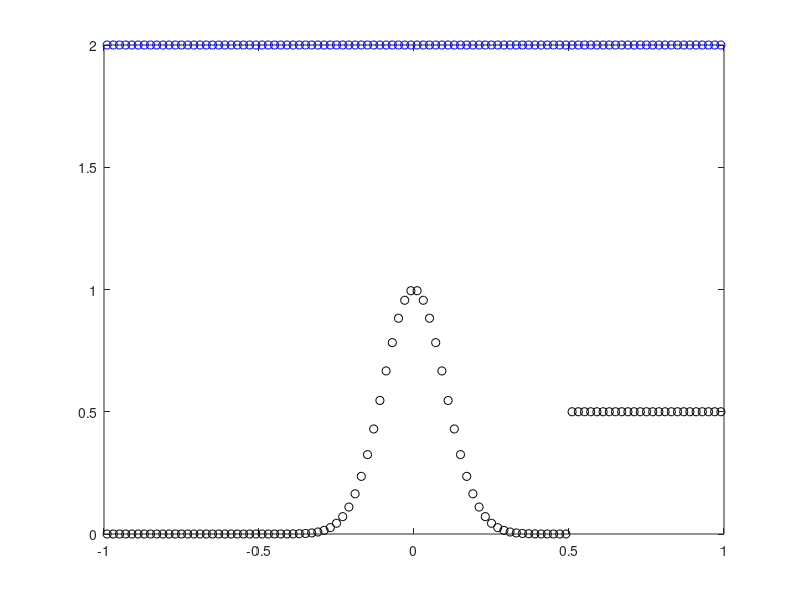

Here is the MATLAB script that generated this plot: (Note: this script raises an error after producing the figure.)
% Code to solve Shallow water equations with variable bottom
% using FV methods with Rusanov scheme
%**************************************************************************
close all
clear all
clc
global g

%% Define model parameters
g = 9.81;           % Gravity
Ks = 26;            % Strickler coefficient

%% Define computational domain and compute grid
xL = -1;            % Left boundary
xR = 1;             % Right boundary
IMAX = 100;         % Number of cells
dx = (xR-xL)/IMAX;  % Mesh spacing
x = linspace(xL+dx/2,xR-dx/2,IMAX); % Cell baricentres

%% Time
time = 0;           % Initial time
tend = 10;          % End time
CFL = 0.9;          %Courant number
NMAX = 1000;        % Maximum number of time steps

%% Initial condition (lake at rest)
for i = 1:IMAX
    eta = 2;        % Free surface
    sigma = 0.1;    % Gaussian halfwidth
    b = exp(-0.5*x(i)^2/sigma^2);   % Bottom bathymetry
    if (x(i)>0.5)
        b = b+0.5;
    end
    h = eta - b;    % water depth
    u = 0;          % Velocity
    Q(:,i) = [h;h*u;b];  % Conservative variables
end
% Plot IC
plot(x,Q(1,:)+Q(3,:),'bo')
hold on
plot(x,Q(3,:),'ko')

%% Main solver, time loop
for n=1:NMAX
    % Compute time step
    amax = 0;
    for i=1:IMAX
        L = lambda(Q(:,i));
        amax = max(amax,max(abs(L))); 
    end
    dt = CFL*dx/amax;
    if (time +dt >tend)
        dt = tend-time;
    end
    if (time>=tend)
        break
    end
    % Compute solution at the new time
    for i=1:IMAX
        if (i==1)
            [fp,Dp] = RusanovFluxWB(Q(:,i),Q(:,i+1));
            QBC = Q(:,i);
            QBC(2) = -QBC(2);
            [fm,Dm] = RusanovFluxWB(QBC,Q(:,i));
        elseif (i==IMAX)
            QBC = Q(:,i);
            QBC(2) = -QBC(2);
            [fp,Dp] = RusanovFluxWB(Q(:,i),QBC);
            [fm,Dm] = RusanovFluxWB(Q(:,i-1),Q(:,i));            
        else
            [fp,Dp] = RusanovFluxWB(Q(:,i),Q(:,i+1));
            [fm,Dm] = RusanovFluxWB(Q(:,i-1),Q(:,i));
        end
        Qnew(:,i) = Q(:,i) -dt/dx*(fp-fm) -dt/dx*(Dp+Dm);
    end
    % Update time and overwrite solution
    Q = Qnew;
    time = time + dt;    
    % Plot
    subplot(2,1,1)
    hold off
    plot(x,Q(1,:)+Q(3,:),'bo')
    ylabel('eta, b')
    hold on
    plot(x,Q(3,:),'ko')
    title(sprintf('Current time = %f',time))
    subplot(2,1,2)
    plot(x,Q(2,:)./Q(1,:))
    ylabel('u')
    drawnow
end




